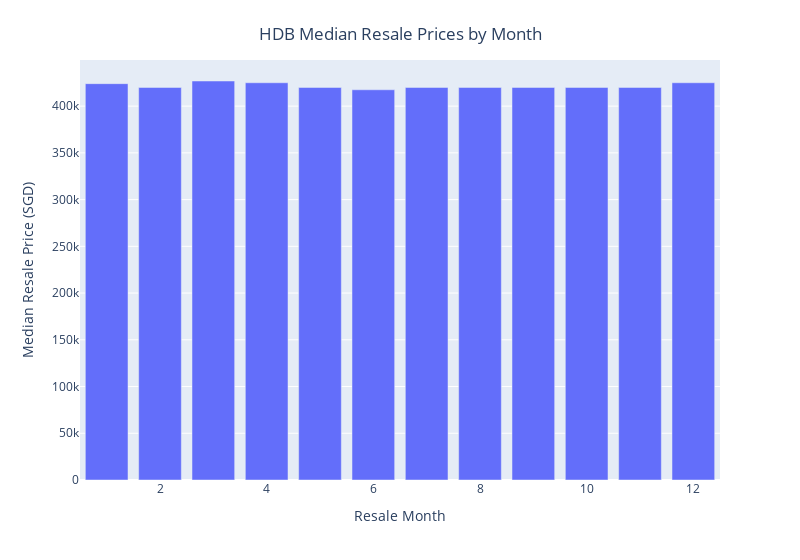

Notebook source saved alongside this figure:
### Markdown cell above
Grouping by 'tranc_month and aggregating using median resale_price to create a variable which we can use to plot our graph. <br>

### Code cell
# Plot of median resale prices over month
fig = px.bar(df_month,
              x='tranc_month',
              y='median_resale_price',
              labels={'tranc_month': 'Resale Month', 'median_resale_price': 'Median Resale Price (SGD)'},
              width = 800)
fig.update_layout(title = {'text' : 'HDB Median Resale Prices by Month', 'x' : 0.5, 'y' : 0.95, 'xanchor' : 'center'})
fig.show()

### Figure 1 — Plotly figure (JSON) as saved in the notebook; plotly's stock layout.template omitted (floating-point values rounded to 4 significant figures)
{"data": [{"alignmentgroup": "True", "hovertemplate": "Resale Month=%{x}<br>Median Resale Price (SGD)=%{y}<extra></extra>", "legendgroup": "", "marker": {"color": "#636efa", "pattern": {"shape": ""}}, "name": "", "offsetgroup": "", "orientation": "v", "showlegend": false, "textposition": "auto", "type": "bar", "x": [1, 2, 3, 4, 5, 6, 7, 8, 9, 10, 11, 12], "xaxis": "x", "y": [424044, 420000, 426888, 425000, 420000, 417500, 420000, 420000, 420000, 420000, 420000, 425000], "yaxis": "y"}], "layout": {"barmode": "relative", "legend": {"tracegroupgap": 0}, "margin": {"t": 60}, "title": {"text": "HDB Median Resale Prices by Month", "x": 0.5, "xanchor": "center", "y": 0.95}, "width": 800, "xaxis": {"anchor": "y", "domain": [0, 1], "title": {"text": "Resale Month"}}, "yaxis": {"anchor": "x", "domain": [0, 1], "title": {"text": "Median Resale Price (SGD)"}}}}
